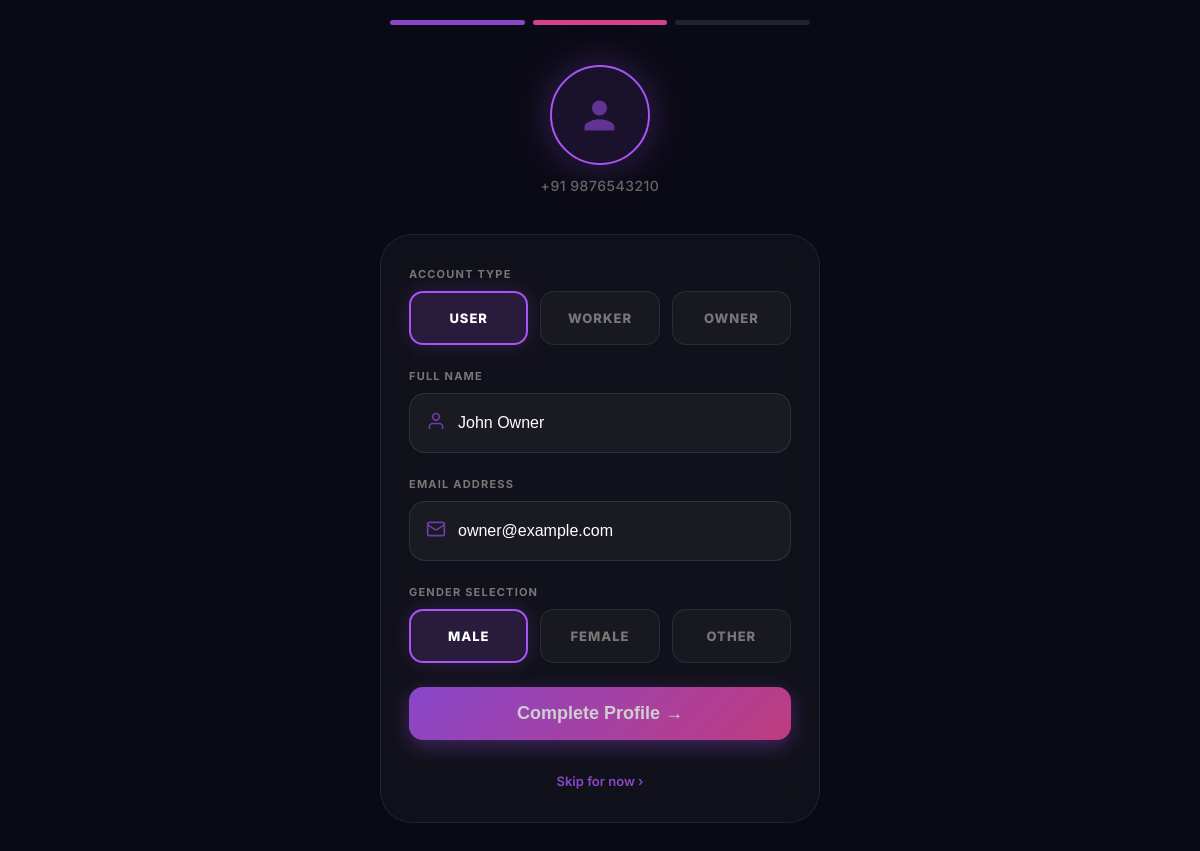
Page /create-profile (signed in) on the committed database.
### app.py (models this page shows)
class User(UserMixin, db.Model):
    id = db.Column(db.Integer, primary_key=True)
    name = db.Column(db.String(100), nullable=False)
    email = db.Column(db.String(120), unique=True, nullable=False)
    phone = db.Column(db.String(20), nullable=False)
    password = db.Column(db.String(200), nullable=False)
    gender = db.Column(db.String(20)) # Male, Female, Other
    role = db.Column(db.String(20), default='customer') # customer, salon_owner, worker
    bookings = db.relationship('Booking', backref='customer', lazy=True)

### app.py (the view, shortened to what this page needs)
@app.route("/create-profile", methods=["GET", "POST"])
@login_required
def create_profile():
    return render_template("create_profile.html")

### app.py (called while the page is built)
@login_manager.user_loader
def load_user(user_id):
    return User.query.get(int(user_id))

### templates/create_profile.html (shortened to what this page needs)
<!DOCTYPE html>
<html lang="en">
<head>
</head>
<body>
    <div class="steps-bar">
        <div class="step-seg done"></div>
        <div class="step-seg active"></div>
        <div class="step-seg pending"></div>
    </div>
    <div class="avatar-wrap">
        <div class="avatar-ring">
            <svg viewBox="0 0 24 24">
                <path
                    d="M12 12c2.21 0 4-1.79 4-4s-1.79-4-4-4-4 1.79-4 4 1.79 4 4 4zm0 2c-2.67 0-8 1.34-8 4v2h16v-2c0-2.66-5.33-4-8-4z" />
            </svg>
        </div>
        <div class="avatar-phone">+91 {{ current_user.phone }}</div>
    </div>
    <div class="card">
        <form action="{{ url_for('create_profile') }}" method="POST" id="profileForm">
            <div class="field">
                <label>Account Type</label>
                <div class="role-selector" id="roleSelector">
                    <div class="role-btn active" data-role="customer">USER</div>
                    <div class="role-btn" data-role="worker">WORKER</div>
                    <div class="role-btn" data-role="salon_owner">OWNER</div>
                </div>
            </div>
            <div id="profileFields">
                <div class="field">
                    <label>Full Name</label>
                    <div class="input-wrap">
                        <div class="input-icon">
                            <svg width="20" height="20" viewBox="0 0 24 24" fill="none" stroke="currentColor"
                                stroke-width="2" stroke-linecap="round" stroke-linejoin="round">
                                <path d="M20 21v-2a4 4 0 0 0-4-4H8a4 4 0 0 0-4 4v2"></path>
                                <circle cx="12" cy="7" r="4"></circle>
                            </svg>
                        </div>
                        <input type="text" name="name" placeholder="Enter full name"
                            value="{{ current_user.name if not current_user.name.startswith('User ') else 'K.L Chandra Sekhar Reddy' }}"
                            required autofocus />
                    </div>
                </div>
                <div class="field">
                    <label>Email Address</label>
                    <div class="input-wrap">
                        <div class="input-icon">
                            <svg width="20" height="20" viewBox="0 0 24 24" fill="none" stroke="currentColor"
                                stroke-width="2" stroke-linecap="round" stroke-linejoin="round">
                                <rect x="2" y="4" width="20" height="16" rx="2"></rect>
                                <path d="m22 7-8.97 5.7a1.94 1.94 0 0 1-2.06 0L2 7"></path>
                            </svg>
                        </div>
                        <input type="email" name="email" placeholder="Enter email address"
                            value="{{ current_user.email if not current_user.email.endswith('@salongo.app') else 'chandrashekarkarnati88@gmail.com' }}"
                            required />
                    </div>
                </div>
                <div class="field">
                    <label>Gender Selection</label>
                    <div class="role-selector" id="genderSelector">
                        <div class="role-btn active" data-val="Male">MALE</div>
                        <div class="role-btn" data-val="Female">FEMALE</div>
                        <div class="role-btn" data-val="Other">OTHER</div>
                    </div>
                </div>
            </div>
            <div class="skip-wrap" id="submitSection">
                <button type="submit" class="skip-link"
                    style="background: none; border: none; font-size: 18px; font-weight: 800; cursor: pointer; color: #fff; width: 100%; padding: 16px; border-radius: 14px; background: linear-gradient(135deg, #a855f7, #ec4899); box-shadow: 0 6px 20px rgba(168, 85, 247, 0.4); margin-bottom: 20px;">
                    Complete Profile →
                </button>
                <div style="margin-top: 10px;">
                    <a href="{{ url_for('home') }}" class="skip-link">Skip for now ›</a>
                </div>
            </div>
        </form>
    </div>
</body>
</html>

### templates/create_profile.html (style rules this page uses)
* { margin: 0; padding: 0; box-sizing: border-box; }
body { font-family: 'Inter', sans-serif; background: #0a0a14; color: #fff; min-height: 100vh; display: flex; flex-direction: column; align-items: center; padding: 20px 24px 40px; }
.steps-bar { width: 100%; max-width: 420px; display: flex; gap: 8px; margin-bottom: 40px; }
.step-seg { flex: 1; height: 5px; border-radius: 10px; }
.step-seg.done { background: #a855f7; opacity: 0.8; }
.step-seg.active { background: #ec4899; opacity: 0.9; }
.step-seg.pending { background: rgba(255, 255, 255, 0.1); }
.avatar-wrap { display: flex; flex-direction: column; align-items: center; margin-bottom: 40px; }
.avatar-ring { width: 100px; height: 100px; border-radius: 50%; background: rgba(168, 85, 247, 0.1); border: 2px solid #a855f7; display: flex; align-items: center; justify-content: center; margin-bottom: 12px; box-shadow: 0 0 40px rgba(168, 85, 247, 0.3); position: relative; }
.avatar-ring svg { width: 45px; height: 45px; fill: #a855f7; opacity: 0.5; }
.avatar-phone { font-size: 14px; font-weight: 500; color: #666; letter-spacing: 0.5px; }
.card { width: 100%; max-width: 440px; background: rgba(255, 255, 255, 0.03); backdrop-filter: blur(20px); border: 1px solid rgba(255, 255, 255, 0.08); border-radius: 32px; padding: 32px 28px; }
.field { margin-bottom: 24px; }
.field label { display: block; font-size: 11px; font-weight: 700; color: #777; text-transform: uppercase; letter-spacing: 1.2px; margin-bottom: 10px; }
.input-wrap { display: flex; align-items: center; background: rgba(255, 255, 255, 0.04); border: 1px solid rgba(255, 255, 255, 0.1); border-radius: 16px; padding: 0 16px; height: 60px; transition: all 0.3s; }
.input-icon { margin-right: 12px; color: #a855f7; opacity: 0.6; }
.input-wrap input { flex: 1; background: transparent; border: none; outline: none; color: #fff; font-size: 16px; font-weight: 500; }
.input-wrap input::placeholder { color: #444; }
.role-selector { display: grid; grid-template-columns: repeat(3, 1fr); gap: 12px; margin-top: 5px; }
.role-btn { height: 54px; display: flex; align-items: center; justify-content: center; background: rgba(255, 255, 255, 0.03); border: 1px solid rgba(255, 255, 255, 0.08); border-radius: 14px; font-size: 13px; font-weight: 800; color: #777; cursor: pointer; text-transform: uppercase; letter-spacing: 1px; transition: all 0.3s cubic-bezier(0.4, 0, 0.2, 1); }
.role-btn.active { background: rgba(168, 85, 247, 0.15); border: 2.5px solid #a855f7; color: #fff; box-shadow: 0 0 20px rgba(168, 85, 247, 0.2); }
.skip-wrap { text-align: center; margin-top: 24px; }
.skip-link { color: #a855f7; text-decoration: none; font-size: 13px; font-weight: 600; opacity: 0.8; transition: 0.2s; }

### rows in the picture
User: phone "9876543210", name "John Owner", email "owner@example.com"
